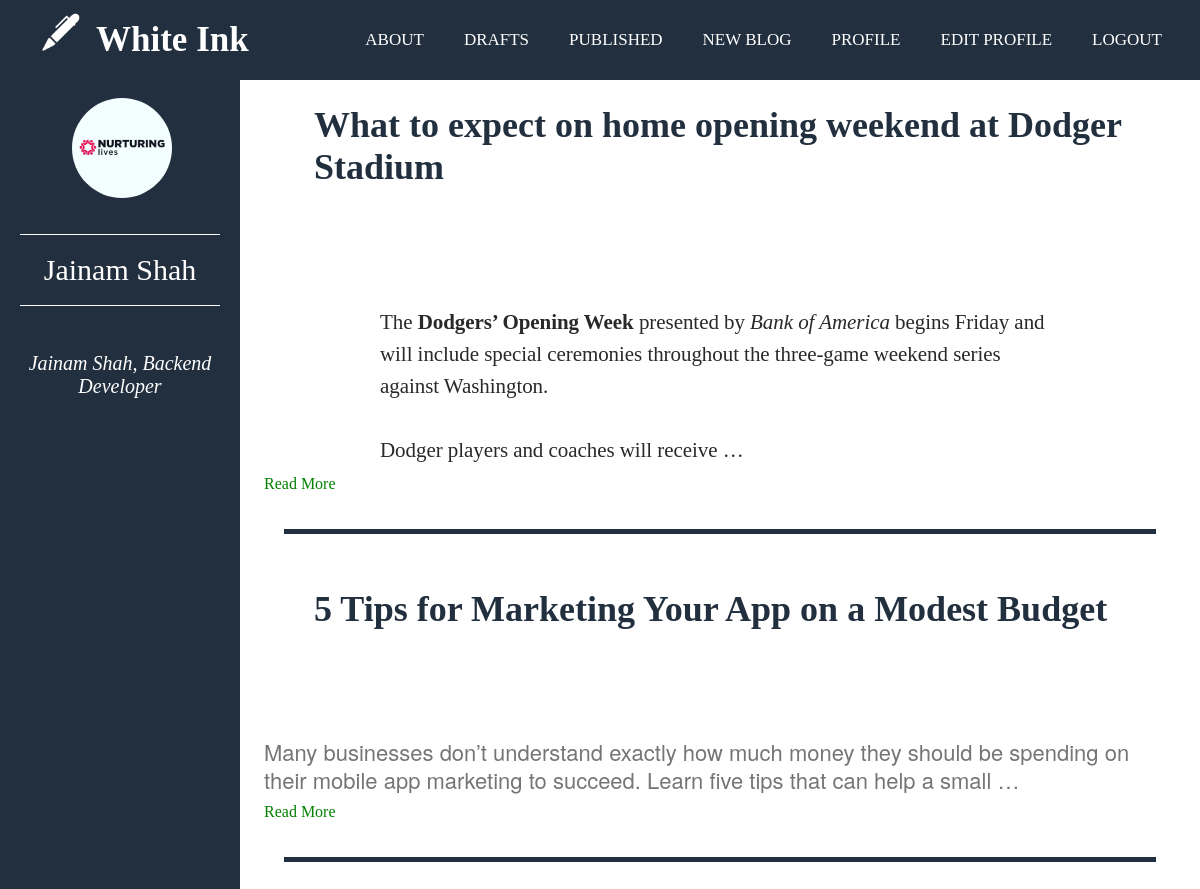
Page /user/view_profile/ (signed in) on the earlier database version.
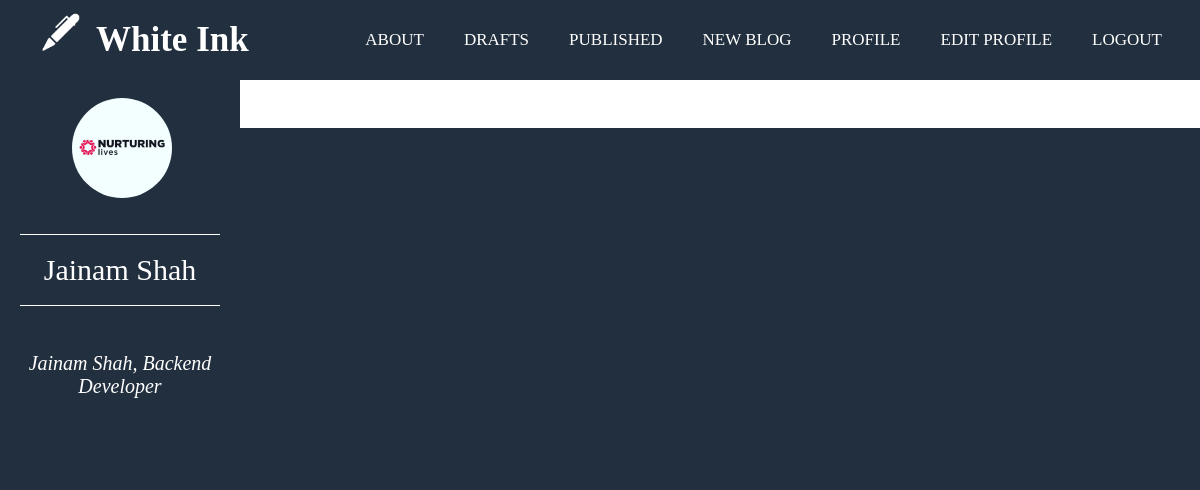
Same page on the later database version.
### blog/models.py (models this page shows, shortened)
class Blog(models.Model):
    author = models.ForeignKey(User, on_delete=models.CASCADE)
    title = models.CharField(max_length=100, blank=False, null=False)
    content = HTMLField()
    slug = models.SlugField(max_length=200)
    status = models.IntegerField(choices=STATUS, default=0)
    created_on = models.DateTimeField(auto_now_add=True)
    updated_on = models.DateTimeField(auto_now= True)
    published_on  = models.DateTimeField(blank=True, null=True)

### user/views.py (the view)
# urls.py: path('view_profile/', view_profile, name='view_profile'),
@login_required
def view_profile(request, email = None):
    if request.method == "GET":
        if not email:
            blogs = Blog.objects.filter(author = request.user, status=1)
            return render(request, 'view_profile.html', {"user": request.user, 'blogs': blogs})
        else:
            user = User.objects.get(email = email)
            blogs = Blog.objects.filter(author = user,  status=1)
            return render(request, 'view_profile.html', {'user': user, 'blogs': blogs})
    return render(request, 'view_profile.html')

### templates/view_profile.html (shortened to what this page needs)
{% extends "base.html" %} {% block content %} {% load static %}
<div class="wrap">
    <div class="floatleft">
      <br />
      <div id="profile-container">
        <img id="profileImage" src="{{user.avatar.url}}" />
      </div>
      <br />
      <br />
      <hr />
      <br />
      <p class="author">{{user.name}}</p>
      <br />
      <hr />
      <br />
      <br />
      <p id="about" style="font-size: 20px">{{user.about}}</p>
      <br />
      <br />
      <br />
    </div>
    <div class="floatright">
        {% for blog in blogs %}
            <h1 id="title">{{ blog.title }}</h1>
            <p>{{ blog.content | truncatewords_html:30 | safe}}</p>
            <br>
            <a id = "link" style="color: green;" href="{% url "view_blog" id=blog.id slug=blog.slug %}">Read More</a>
            <br />
            <br />
            <br />
            <hr id="line">
            <br>
            <br>
            <br>
        {% endfor %}
    </div>
  </div>
{% endblock content %}

Differences in the rows shown:
no longer on this page (row edited): Blog: title "What to expect on home opening weekend at Dodger Stadium", content "The Dodgers’ Opening Week presented by Bank of America begins Friday and will include special ceremonies throughout the three-game weekend series against Washington. Dodger players and coaches will receive …"
no longer on this page (row edited): Blog: title "5 Tips for Marketing Your App on a Modest Budget", content "Many businesses don’t understand exactly how much money they should be spending on their mobile app marketing to succeed. Learn five tips that can help a small …"
